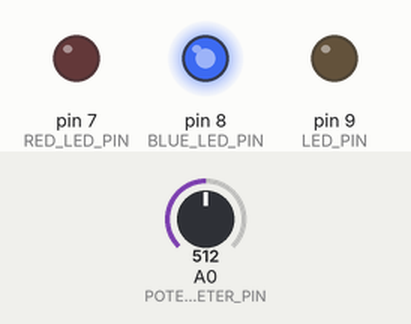
Recording of a sketch running on a simulated Arduino Uno, built with avr-gcc and run on an emulated ATmega328P. Parts: output pins drawn as LEDs (lit = HIGH). The test bench sets the inputs (shaded band); at power-on: A0 (POTENTIOMETER_PIN) = 512.

Above: at 1.2 s.
1.3 s: A0 (POTENTIOMETER_PIN) set to 628
2.8 s: A0 (POTENTIOMETER_PIN) set to 654
At 4.0 s:
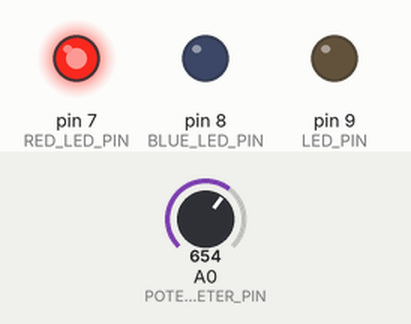
4.3 s: A0 (POTENTIOMETER_PIN) set to 511
At 4.9 s:
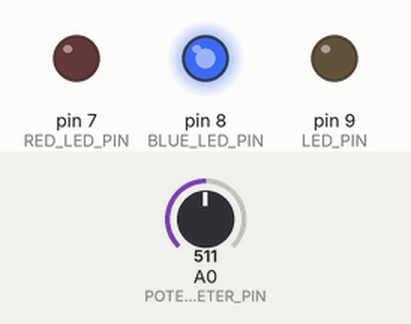
5.8 s: A0 (POTENTIOMETER_PIN) set to 335
7.3 s: A0 (POTENTIOMETER_PIN) set to 311
At 8.4 s:
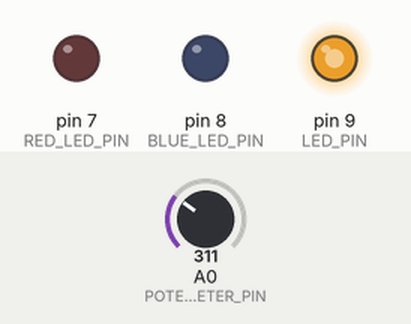
Timing chart, 0 to 9.8 s (numbered marks = the images above; inputs shaded):
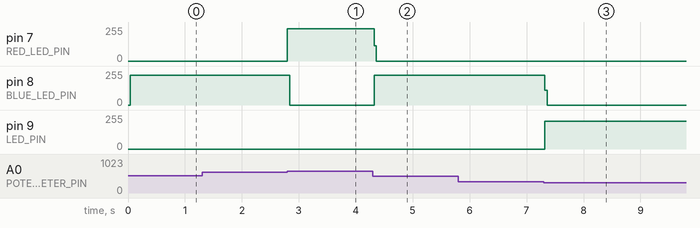

The sketch:

PWM_digitalWrite_task.ino.ino
```cpp
/*
 * PWM Digital write explorer
  Written: C. Stewart
  08/06/2018
  cstewart000@gmail.com


*/

#define LED_PIN 9
#define POTENTIOMETER_PIN A0
#define BLUE_LED_PIN 8
#define RED_LED_PIN 7

int potRead = 0;

void setup() {

  pinMode(LED_PIN, OUTPUT);
  pinMode(BLUE_LED_PIN, OUTPUT);
  pinMode(RED_LED_PIN, OUTPUT);
  //pinMode(SERVO_PIN, OUTPUT);
  pinMode(POTENTIOMETER_PIN, INPUT);

}

void loop() {
  int ledValue;

  //TODO: task1 => call digitalWrite(pin, value) Turn the LED on . DO the same with the motor . Do the same with the servo
  //digitalWrite(LED_PIN, LOW);
  //delay(1000);
  //digitalWrite(LED_PIN, HIGH);
  //delay(1000);

  //TODO: task2 => call analogWrite(pin, value) make the LED half as bright as normal ie: value = 256/2 = 128! DO the same with the motor. Do the same with the servo
  //analogWrite(LED_PIN, 30);

  //TODO: task3 => use an analogRead() function to read the voltage from the potentiometer, use the map() function to map the values from the pot to change the speed of the motor, intensity of the LED and position of the servo.
  potRead = analogRead(POTENTIOMETER_PIN);

  ledValue = potRead / 4;
  // if ledvalue is too low, the LED flickers
  if (ledValue < 10){
    ledValue = 10;
  }

  // turn off all the LEDs each loop
  analogWrite(LED_PIN, 0);
  analogWrite(BLUE_LED_PIN, 0);
  analogWrite(RED_LED_PIN, 0);

  if (ledValue < 80) {
    analogWrite(LED_PIN, 255);
  }
  else if (ledValue < 160) {
    analogWrite(BLUE_LED_PIN, 255);
  }
  else {
    analogWrite(RED_LED_PIN, 255);
  }


  //analogWrite(LED_PIN, 255);
  //analogWrite(BLUE_LED_PIN, 255);
}
```

Measured:
- the behaviour switches between 639 and 640 on A0 (POTENTIOMETER_PIN) (found by bisection; images 0 and 1)
- the behaviour switches between 320 and 319 on A0 (POTENTIOMETER_PIN) (found by bisection; images 2 and 3)
- after the input at 1.3 s, every drawn part: stays the same
- after the input at 2.8 s, pin 7 (RED_LED_PIN): 0/255 → 242/255 at once; pin 8 (BLUE_LED_PIN): 224/255 → 0/255 at once
- after the input at 4.3 s, pin 7 (RED_LED_PIN): 242/255 → 0/255 at once; pin 8 (BLUE_LED_PIN): 0/255 → 224/255 at once
- after the input at 5.8 s, every drawn part: stays the same
- after the input at 7.3 s, pin 8 (BLUE_LED_PIN): 224/255 → 0/255 at once; pin 9 (LED_PIN): 0/255 → 209/255 at once
